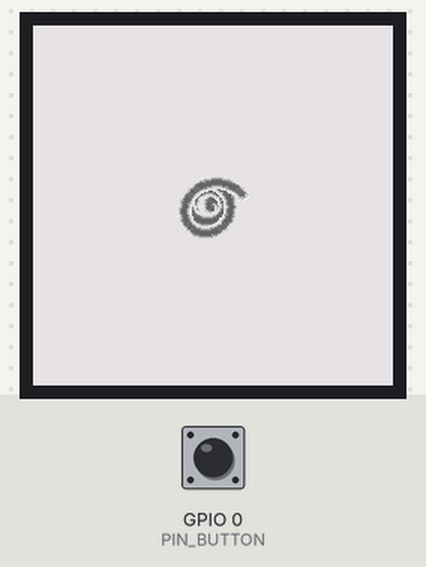
A sketch run on a simulated ESP32-S3. Shown: 240×240 colour display. The test bench sets the inputs (shaded band); at power-on: GPIO 0 (PIN_BUTTON) HIGH. Random numbers use the default seed unless the sketch sets one; what the sketch prints to the serial monitor is not drawn.

Above: at 2.4 s.
2.5 s: GPIO 0 (PIN_BUTTON) pulled LOW for 3.2 s
At 5.88 s:
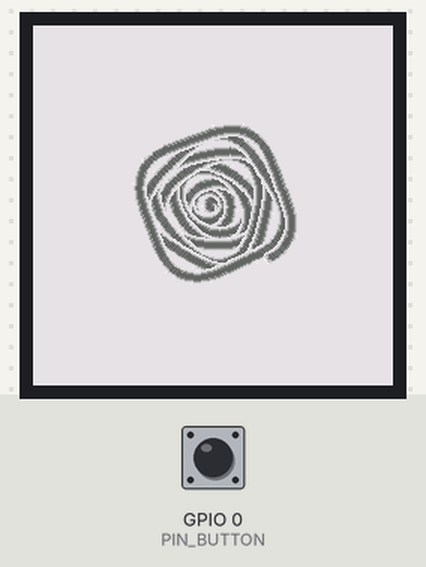
6.3 s: GPIO 0 (PIN_BUTTON) pulled LOW for 0.15 s
At 6.78 s:
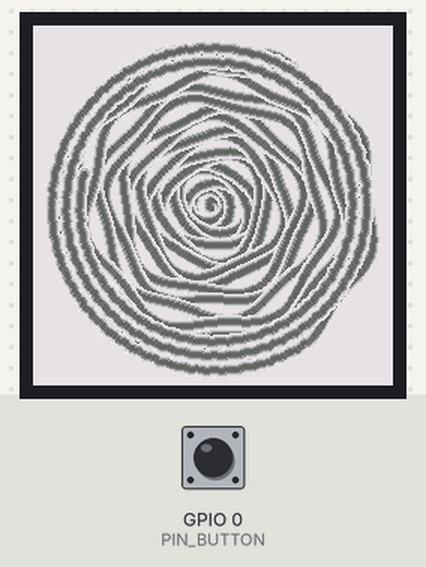
Timing chart, 0 to 9.3 s (numbered marks = the images above; inputs shaded):
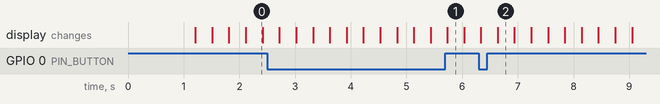

The sketch:

StampS3_ZenGarden.ino
```cpp
// (licence header left out)
#include "LFGX_ESP32_SPI_GC9A01.hpp"
#include <Arduino.h>
#include <stdlib.h>
#include <math.h>

#define PIN_BUTTON 0

bool pressed = false;

void button_init() {
  pinMode(PIN_BUTTON, INPUT);
}

bool button_clicked() {
  bool npressed = !digitalRead(PIN_BUTTON);
  if (pressed && !npressed) {
    pressed = false;
    return true;
  }
  pressed = npressed;
  return false;
}

const int W = 240; // max width
const int H = 240; // max height
const int R = W / 2;

LGFX_ESP32_SPI_GC9A01 lcd(W, H);
LGFX_Sprite ball(&lcd);

int colormap[256]; // colormap for display
bool go_outer = true;
double cx = 0, cy = 0;
double mod0, mod1, mod2;
int counter = 0;

const int WAIT = 3;
int wait = WAIT;

const int FORK_N = 1;
const int BALL_R = 4;
const int BALL_SZ = BALL_R * 2 + 1;

const unsigned int BALL_PAT[] = {
  0xf0, 0xf0, 0xf8, 0xff, 0xff,
  0xe0, 0xe0, 0xe8, 0xf0, 0xff,
  0xb8, 0xd0, 0xd8, 0xe8, 0xf8,
  0xa0, 0xb0, 0xe0, 0xe0, 0xf8,
  0xa0, 0xa0, 0xc8, 0xd8, 0xf8,
  0xa0, 0xb0, 0xe0, 0xe0, 0xf8,
  0xb8, 0xd0, 0xd8, 0xe8, 0xf8,
  0xe0, 0xe0, 0xe8, 0xf0, 0xff,
  0xf0, 0xf0, 0xf8, 0xff, 0xff,
};

void init_colormap() {
  for (int i = 0; i < 256; i++) {
    const int v = int(pow((i / 255.0), 2) * 255.0);
    colormap[i] = lcd.color565(v, v, v);
  }
}

void init_ball() {
  ball.createSprite(BALL_R + 1, BALL_SZ * FORK_N);
  ball.setPivot(0, BALL_R + (FORK_N / 2) * BALL_SZ);

  for (int n = 0; n < FORK_N; n++) {
    int i = 0;
    for (int y = -BALL_R; y <= BALL_R; y++) {
      for (int x = 0; x <= BALL_R; x++, i++) {
        ball.drawPixel(x, y + BALL_R + n * BALL_SZ, colormap[BALL_PAT[i]]);
      }
    }
  }
}

void init_param() {
  mod0 = (random() % 100 + 1) / 100.0;
  mod1 = (random() % 100) / 300.0;
  mod2 = (random() % 100) / 300.0;
  counter = 0;
  USBSerial.printf("%f %f %f\n", mod0, mod1, mod2);
}

void draw_garden() {
  double len = sqrt(cx * cx + cy * cy);
  double mod = sin(counter * mod0) *  mod1 + cos(counter * mod0) *  mod2;
  double dir0 = atan2(cy, cx) + PI / 2 + mod + (go_outer ? -0.01 : (0.01 + atan2(1, len)));
  double cs = cos(dir0);
  double sn = sin(dir0);

  cx += cs;
  cy += sn;

  ball.pushRotateZoom(cx + R, cy + R, dir0 * 180 / PI, 1.0, 1.0,
		      colormap[255]);
  counter++;

  const int M = BALL_SZ;
  if (go_outer && len > R - BALL_SZ ||
      !go_outer && len < BALL_R) {
    go_outer = !go_outer;
    init_param();
  }

  if (wait > 0) {
    delay(wait);
  }
}

void setup() {
  USBSerial.begin(9600);
  USBSerial.println("Zen Garden");
  button_init();
  lcd.init();
  init_colormap();
  init_ball();

  init_param();

  // draw initial screen
  lcd.setTextColor(TFT_WHITE);
  lcd.drawString("Zen Garden", 90, 80, 2);
  delay(1000);
  lcd.fillScreen(colormap[240]);
}

void loop() {
  draw_garden();

  if (button_clicked()) {
    wait = WAIT - wait; // toggle 0 and WAIT
  }
}
```

LFGX_ESP32_SPI_GC9A01.hpp
```cpp
/*
  This file is based on a sample program by Uruka Technology:
    https://github.com/urukakanko/M5StampS3_round_lcd-/blob/main/M5stampS3_ClockSample/M5stampS3_ClockSample.ino
*/

#ifndef LFGX_ESP32_SPI_GC9A01_HPP
#define LFGX_ESP32_SPI_GC9A01_HPP

#define LGFX_USE_V1
#include <LovyanGFX.hpp>

class LGFX_ESP32_SPI_GC9A01 : public lgfx::LGFX_Device
{
lgfx::Panel_GC9A01      _panel_instance;
lgfx::Bus_SPI       _bus_instance;   // SPIバスのインスタンス
lgfx::Light_PWM     _light_instance;
public:
  LGFX_ESP32_SPI_GC9A01(int W, int H)
  {
    { // バス制御の設定を行います。
      auto cfg = _bus_instance.config();    // バス設定用の構造体を取得します。

// SPIバスの設定
      cfg.spi_host = SPI2_HOST;     // 使用するSPIを選択  ESP32-S2,C3 : SPI2_HOST or SPI3_HOST / ESP32 : VSPI_HOST or HSPI_HOST
      // ※ ESP-IDFバージョンアップに伴い、VSPI_HOST , HSPI_HOSTの記述は非推奨になるため、エラーが出る場合は代わりにSPI2_HOST , SPI3_HOSTを使用してください。
      cfg.spi_mode = 0;             // SPI通信モードを設定 (0 ~ 3)
      cfg.freq_write = 40000000;    // 送信時のSPIクロック (最大80MHz, 80MHzを整数で割った値に丸められます)
      cfg.freq_read  = 16000000;    // 受信時のSPIクロック
      cfg.spi_3wire  = true;        // 受信をMOSIピンで行う場合はtrueを設定
      cfg.use_lock   = true;        // トランザクションロックを使用する場合はtrueを設定
      cfg.dma_channel = SPI_DMA_CH_AUTO; // 使用するDMAチャンネルを設定 (0=DMA不使用 / 1=1ch / 2=ch / SPI_DMA_CH_AUTO=自動設定)
      // ※ ESP-IDFバージョンアップに伴い、DMAチャンネルはSPI_DMA_CH_AUTO(自動設定)が推奨になりました。1ch,2chの指定は非推奨になります。
      cfg.pin_sclk = 1;            // SPIのSCLKピン番号を設定
      cfg.pin_mosi = 15;            // SPIのMOSIピン番号を設定
      cfg.pin_miso = 43;            // SPIのMISOピン番号を設定 (-1 = disable)
      cfg.pin_dc   = 7;            // SPIのD/Cピン番号を設定  (-1 = disable)
     // SDカードと共通のSPIバスを使う場合、MISOは省略せず必ず設定してください。
      _bus_instance.config(cfg);    // 設定値をバスに反映します。
      _panel_instance.setBus(&_bus_instance);      // バスをパネルにセットします。
    }

    { // 表示パネル制御の設定を行います。
      auto cfg = _panel_instance.config();    // 表示パネル設定用の構造体を取得します。
      cfg.pin_cs           =    5;  // CSが接続されているピン番号   (-1 = disable)
      cfg.pin_rst          =    13;  // RSTが接続されているピン番号  (-1 = disable)
      cfg.pin_busy         =    -1;  // BUSYが接続されているピン番号 (-1 = disable)
      // ※ 以下の設定値はパネル毎に一般的な初期値が設定されていますので、不明な項目はコメントアウトして試してみてください。
      cfg.memory_width     =   W;  // ドライバICがサポートしている最大の幅
      cfg.memory_height    =   H;  // ドライバICがサポートしている最大の高さ
      cfg.panel_width      =   W;  // 実際に表示可能な幅
      cfg.panel_height     =   H;  // 実際に表示可能な高さ
      cfg.offset_x         =     0;  // パネルのX方向オフセット量
      cfg.offset_y         =     0;  // パネルのY方向オフセット量
      cfg.offset_rotation  =     0;  // 回転方向の値のオフセット 0~7 (4~7は上下反転)
      cfg.dummy_read_pixel =     8;  // ピクセル読出し前のダミーリードのビット数
      cfg.dummy_read_bits  =     1;  // ピクセル以外のデータ読出し前のダミーリードのビット数
      cfg.readable         =  true;  // データ読出しが可能な場合 trueに設定
      cfg.invert           =  true;  // パネルの明暗が反転してしまう場合 trueに設定
      cfg.rgb_order        = false;  // パネルの赤と青が入れ替わってしまう場合 trueに設定
      cfg.dlen_16bit       = false;  // データ長を16bit単位で送信するパネルの場合 trueに設定
      cfg.bus_shared       =  true;  // SDカードとバスを共有している場合 trueに設定(drawJpgFile等でバス制御を行います)

      _panel_instance.config(cfg);
    }
    { // バックライト制御の設定を行います。（必要なければ削除）
      auto cfg = _light_instance.config();    // バックライト設定用の構造体を取得します。

      cfg.pin_bl = 9;              // バックライトが接続されているピン番号
      cfg.invert = false;           // バックライトの輝度を反転させる場合 true
      cfg.freq   = 44100;           // バックライトのPWM周波数
      cfg.pwm_channel = 3;          // 使用するPWMのチャンネル番号

      _light_instance.config(cfg);
      _panel_instance.setLight(&_light_instance);  // バックライトをパネルにセットします。
    }
    setPanel(&_panel_instance); // 使用するパネルをセットします。
  }
};

#endif /* LFGX_ESP32_SPI_GC9A01_HPP */
```
